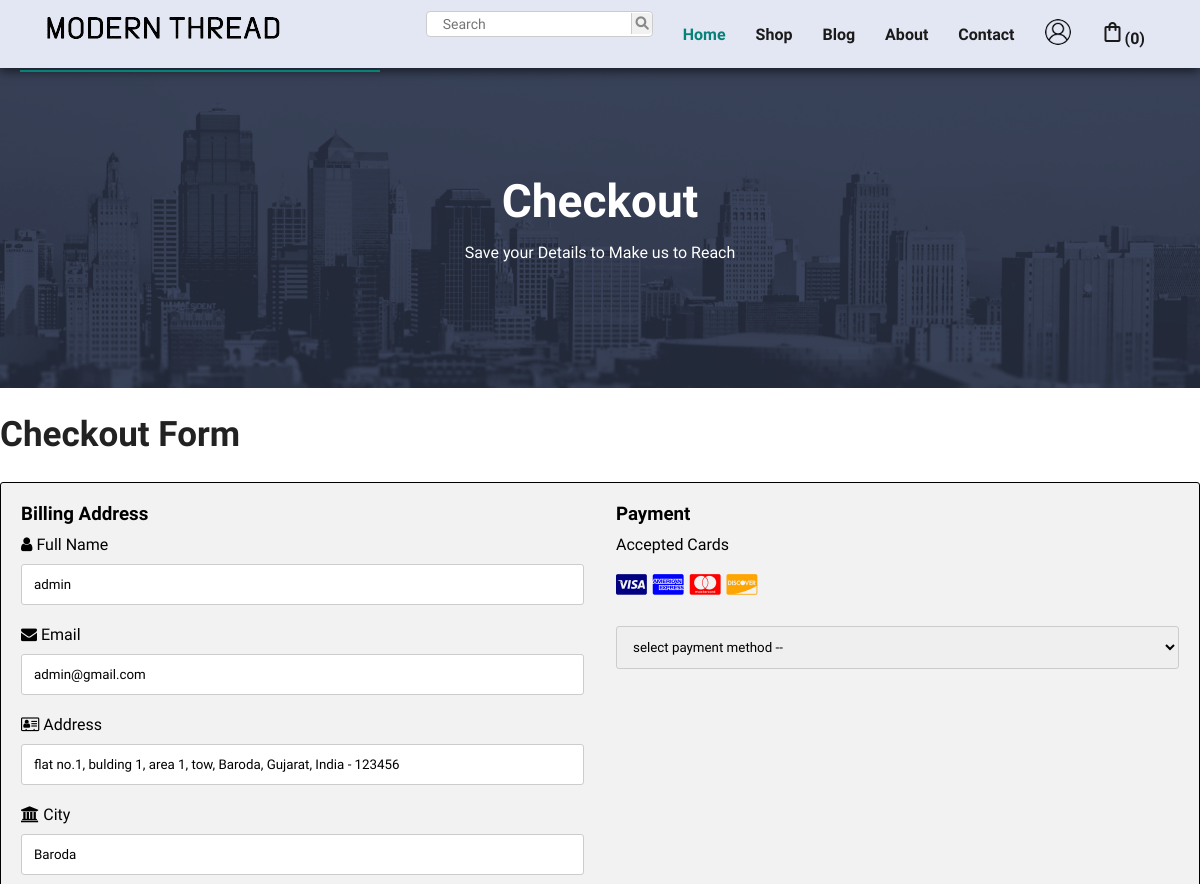
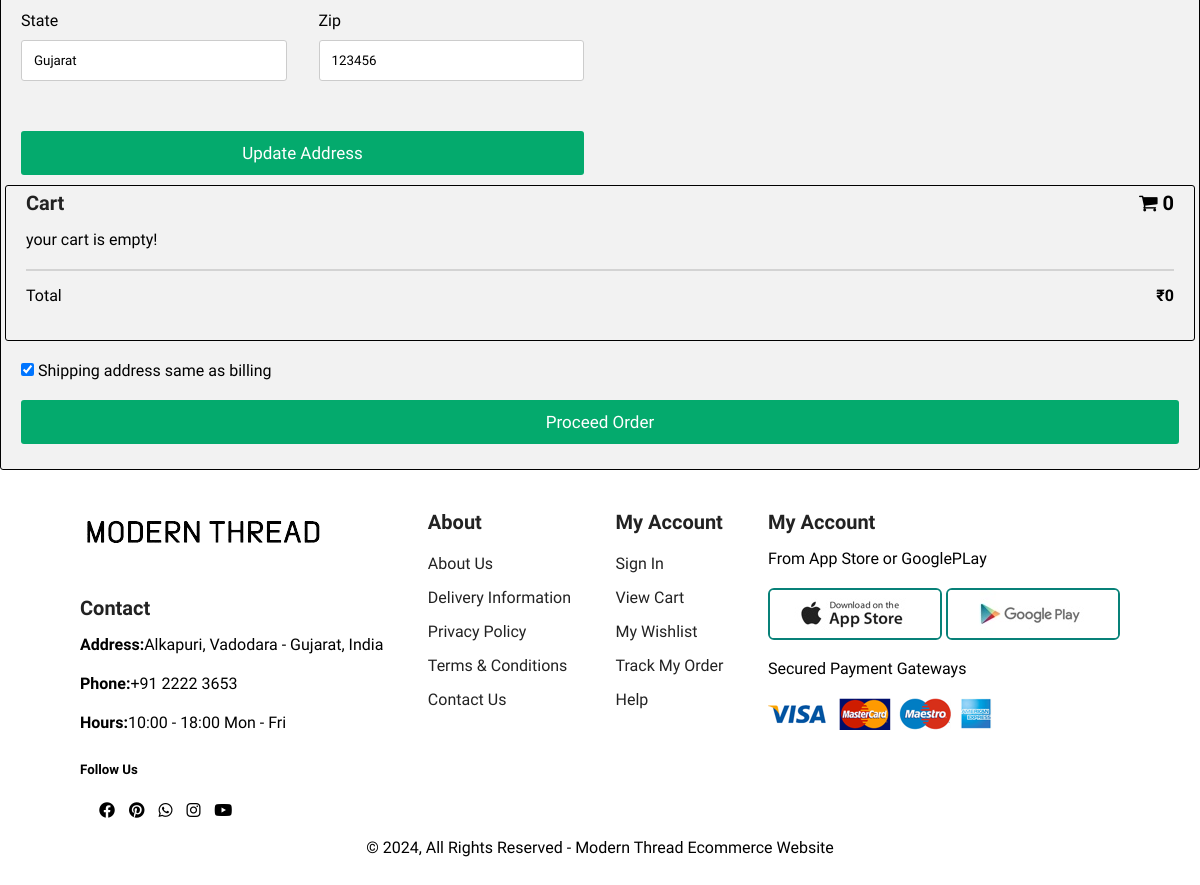
Screenshot of /checkout.php (signed in) with the database file from the repository (2 pictures, top to bottom).
### tables this page shows
CREATE TABLE `users` (
  `id` int(100) NOT NULL,
  `name` varchar(20) NOT NULL,
  `email` varchar(50) NOT NULL,
  `number` varchar(10) NOT NULL,
  `password` varchar(50) NOT NULL,
  `address` varchar(500) NOT NULL,
  `city` varchar(50) NOT NULL,
  `state` varchar(50) NOT NULL,
  `pin_code` int(11) NOT NULL
);

### checkout.php (the view, shortened to what this page needs)
<?php
include 'component/connect.php';
if(isset($_SESSION['user_id'])){
   $user_id = $_SESSION['user_id'];
}else{
   $user_id = '';
   header('location:index.php');
};
?>
<!DOCTYPE html>
<html lang="en">
    <head>
        <link rel="stylesheet" href="https://cdnjs.cloudflare.com/ajax/libs/font-awesome/6.0.0/css/all.min.css" />
        <link rel="stylesheet" href="https://cdnjs.cloudflare.com/ajax/libs/font-awesome/4.7.0/css/font-awesome.min.css">
        <link rel="stylesheet" href="css/style.css">
        <link rel="stylesheet" href="css/checkout.css">
    </head>
    <body>
    <?php include "component/header.php" ?>
<section id="header" class="about-header" >
            <h2>Checkout</h2>
            <p>Save your Details to Make us to Reach </p>
        </section>
<h2 class="ckt-h2">Checkout Form</h2>
<div class="row">
  <div class="col-75">
    <div class="container">
      <form action="" method="post">
      <?php
            $select_profile = $conn->prepare("SELECT * FROM `users` WHERE id = ?");
            $select_profile->execute([$user_id]);
            if($select_profile->rowCount() > 0){
               $fetch_profile = $select_profile->fetch(PDO::FETCH_ASSOC);
         ?>
        <div class="row">
          <div class="col-50">
            <h3 class="ckt-h3">Billing Address</h3>
            <label for="fname"><i class="fa fa-user"></i> Full Name</label>
            <input type="text" id="fname" name="firstname" value="<?= $fetch_profile['name'] ?>">
            <label for="email"><i class="fa fa-envelope"></i> Email</label>
            <input type="text" id="email" name="email" value="<?= $fetch_profile['email'] ?>">
            <label for="adr"><i class="fa fa-address-card-o"></i> Address</label>
            <input type="text" id="adr" name="address" value="<?= $fetch_profile['address'] ?>">
            <label for="city"><i class="fa fa-institution"></i> City</label>
            <input type="text" id="city" name="city" value="<?= $fetch_profile['city'] ?>">
            <div class="row">
              <div class="col-50">
                <label for="state">State</label>
                <input type="text" id="state" name="state" value="<?= $fetch_profile['state'] ?>">
              </div>
              <div class="col-50">
                <label for="zip">Zip</label>
                <input type="text" id="zip" name="zip" placeholder="000001" value="<?= $fetch_profile['pin_code'] ?>">
              </div>
            </div>
            <?php } else { ?>
            <label>Data Not Found</label>
            <?php } ?>
            <input type="button" name="button" value="Update Address" class="btn2" onclick="location='update_address.php'">
          </div>
          <div class="col-50">
            <h3 class="ckt-h3">Payment</h3>
            <label for="fname">Accepted Cards</label>
            <div class="icon-container">
              <i class="fa fa-cc-visa" style="color:navy;"></i>
              <i class="fa fa-cc-amex" style="color:blue;"></i>
              <i class="fa fa-cc-mastercard" style="color:red;"></i>
              <i class="fa fa-cc-discover" style="color:orange;"></i>
            </div>
            <select name="method" id="selectVal" onchange="name_click()" required>
            <option value="" disabled selected>select payment method --</option>
            </select>
  </div>
    <div class="container">
      <h4>Cart <span class="price" style="color:black"><i class="fa fa-shopping-cart"></i> <b><?= $total_cart_items; ?></b></span></h4>
      <?php
      $grand_total = 0;
      $cart_items[] = '';
      $select_cart = $conn->prepare("SELECT * FROM `cart` WHERE user_id = ?");
      $select_cart->execute([$user_id]);
      if($select_cart->rowCount() > 0){
        while($fetch_cart = $select_cart->fetch(PDO::FETCH_ASSOC)){
        $cart_items[] = $fetch_cart['name'].' ('.$fetch_cart['price'].' x '. $fetch_cart['quantity'].') - ';
        $total_products = implode($cart_items);
        $grand_total += ($fetch_cart['price'] * $fetch_cart['quantity']);
        $total_cart_items = $select_cart->rowCount();
      ?>
      <p class="cart-item"><?= $fetch_cart['name']; ?> x <?= $fetch_cart['quantity']; ?> <span class="price">&#x20B9;<?= $fetch_cart['price']; ?></span></p>
      <?php
      }
      }else{
      echo '<p class="empty">your cart is empty!</p>';
      }
      ?>
      <hr>
      <p>Total <span class="price" style="color:black"><b>&#x20B9;<?= $grand_total; ?></b></span></p>
    </div>
  </div>
<label>
<input type="checkbox" checked="checked" name="sameadr"> Shipping address same as billing
</label>
<input type="submit" name="submit" value="Proceed Order" class="btn2">
</form>
</div>
    <?php include "component/footer.php" ?>
  </body>
</html>

### css/style.css (style rules this page uses)
* { margin: 0; padding: 0; box-sizing: border-box; font-family: "Spartan", sans-serif; }
html { scroll-behavior: smooth; }
h2 { font-size: 46px; line-height: 54px; color: #222; }
h4 { font-size: 20px; color: #222; }
p { font-size: 16px; color: #465b52; margin: 15px 0 20px 0; }
body { width: 100%; }
#header { background-image: url("../img/banner/b1.jpg"); width: 100%; background-size: cover; background-position: center; height: 40vh; display: flex; justify-content: center; align-items: center; flex-direction: column; padding: 14px; }
#header h2 { color: #fff; }
#header p { color: #fff; }
.new-arrivals h2 , p { color: #000; }
#header.about-header { background-image: url("../img/about/banner.png"); }

### css/checkout.css (style rules this page uses)
.ckt-h2 { position: relative; margin-top: 20px; margin-bottom: 20px; font-size: 35px; }
.ckt-h3 { margin-bottom: 10px; margin-top: 15px; }
.row { display: -ms-flexbox; display: flex; -ms-flex-wrap: wrap; flex-wrap: wrap; margin: 0 -16px; margin-bottom: 20px; }
.col-50 { -ms-flex: 50%; flex: 50%; }
.col-75 { -ms-flex: 75%; flex: 75%; }
.col-25, .col-50, .col-75 { padding: 0 16px; }
select#selectVal { width: 100%; margin-bottom: 20px; padding: 12px; border: 1px solid #ccc; border-radius: 3px; }
.container { position: relative; background-color: #f2f2f2; padding: 5px 20px 15px 20px; border: 1px solid black; border-radius: 3px; width: -webkit-fill-available; }
input[type=text] { width: 100%; margin-bottom: 20px; padding: 12px; border: 1px solid #ccc; border-radius: 3px; }
label { margin-bottom: 10px; display: block; }
.icon-container { margin-bottom: 20px; padding: 7px 0; font-size: 24px; }
.btn2 { background-color: #04AA6D; color: white; padding: 12px; margin: 10px 0; border: none; width: 100%; border-radius: 3px; cursor: pointer; font-size: 17px; }
hr { border: 1px solid lightgrey; }
span.price { float: right; color: grey; }

### rows the page displays
users: firstname "admin", email "admin@gmail.com", address "flat no.1, bulding 1, area 1, tow, Baroda, Gujarat, India - 123456", city "Baroda", state "Gujarat", zip "123456"

### other values shown
$total_cart_items "0"
$grand_total "0"
